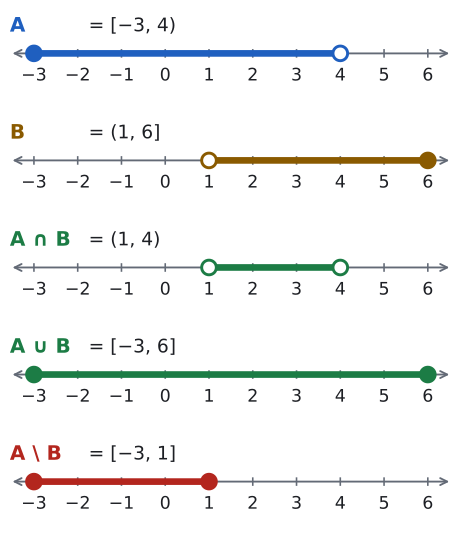

The script that drew this image:
import sys; sys.path.insert(0, "tools")
from cizim import *

# A = [−3, 4), B = (1, 6] ve bunlardan elde edilen kümeler aynı ölçekte alt alta.
# Her parça: (sol, sol dolu mu, sağ, sağ dolu mu)
SATIRLAR = [
    ("A", "[−3, 4)", MAVI, [(-3, True, 4, False)]),
    ("B", "(1, 6]", SARI, [(1, False, 6, True)]),
    ("A ∩ B", "(1, 4)", YESIL, [(1, False, 4, False)]),
    ("A ∪ B", "[−3, 6]", YESIL, [(-3, True, 6, True)]),
    ("A \\ B", "[−3, 1]", KIRMIZI, [(-3, True, 1, True)]),
]
fig, eks = plt.subplots(len(SATIRLAR), 1, figsize=(6, 7))
for ax, (ad, gosterim, renk, parcalar) in zip(eks, SATIRLAR):
    sayi_dogrusu(ax, -3, 6)
    for a, ad_, b, bd in parcalar:
        ax.hlines(0, a, b, color=renk, lw=5, zorder=3)
        for x, dolu in ((a, ad_), (b, bd)):
            ax.plot(x, 0, "o", color=renk, markerfacecolor=renk if dolu else "white", markersize=11, mew=2.2, zorder=5)
    ax.text(-3.55, 0.62, ad, va="center", fontsize=15, color=renk, fontweight="bold")
    ax.text(-1.75, 0.62, "= " + gosterim, va="center", fontsize=14, color=YAZI)
    ax.set_ylim(-1, 1.05)
kaydet(fig, __file__)
